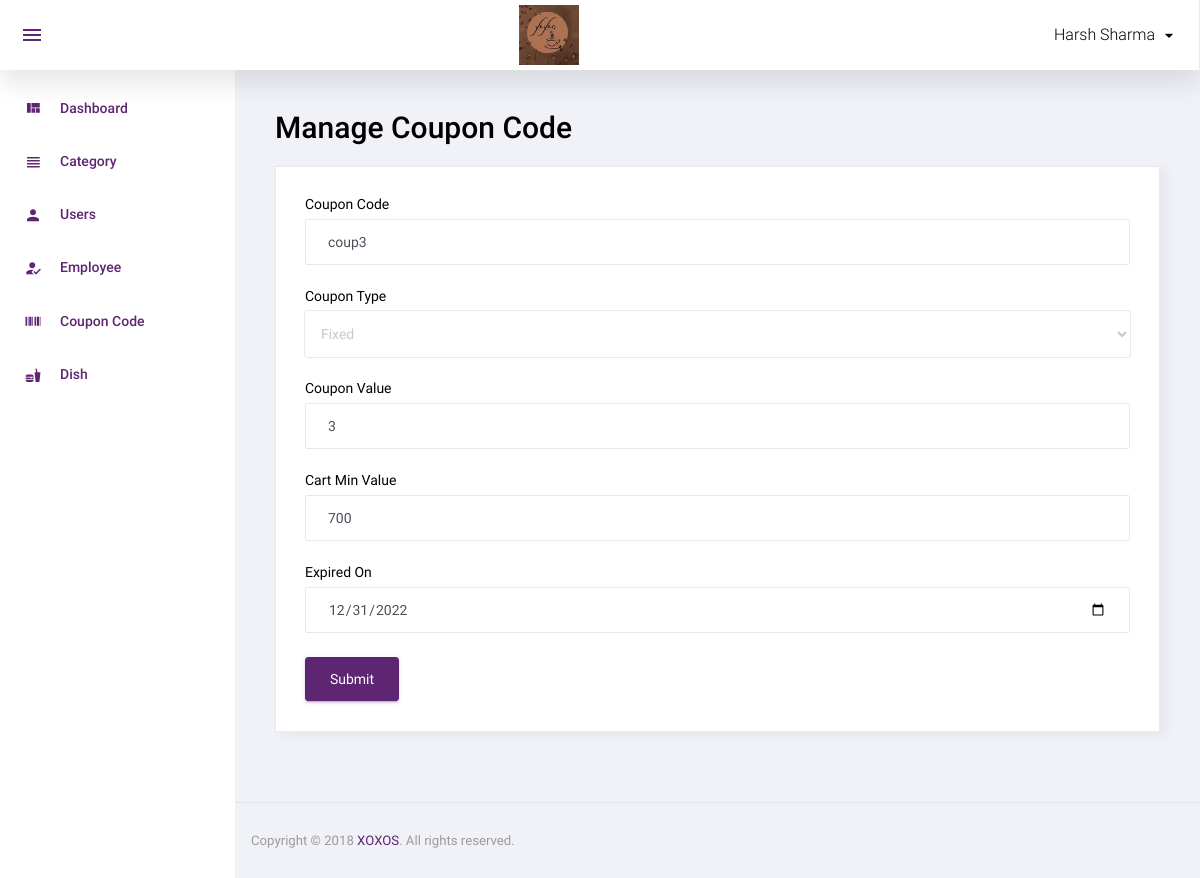
/admin/manage_coupon_code.php?id=3 (signed in), run on the app's committed database.
### tables this page shows
CREATE TABLE `coupon_code` (
  `id` int(11) NOT NULL,
  `coupon_code` varchar(20) NOT NULL,
  `coupon_type` enum('P','F') NOT NULL,
  `coupon_value` int(11) NOT NULL,
  `cart_min_value` int(11) NOT NULL,
  `expired_on` date NOT NULL,
  `status` int(11) NOT NULL,
  `added_on` datetime NOT NULL
);

### function.php (called while the page is built, shortened)
<?php
function get_safe_value($str){
	global $con;
	$str=mysqli_real_escape_string($con,$str);
	return $str;
}
	?>

### admin/manage_coupon_code.php (the view, shortened to what this page needs)
<?php
include('header.php');
$coupon_code="";
$coupon_type="";
$coupon_value="";
$cart_min_value="";
$expired_on="";
if(isset($_GET['id']) && $_GET['id']>0){
	$id=get_safe_value($_GET['id']);
	$row=mysqli_fetch_assoc(mysqli_query($con,"select * from coupon_code where id='$id'"));
	$coupon_code=$row['coupon_code'];
	$coupon_type=$row['coupon_type'];
	$coupon_value=$row['coupon_value'];
	$cart_min_value=$row['cart_min_value'];
	$expired_on=$row['expired_on'];
}
?>
<div class="row">
			<h1 class="grid_title ml10 ml15">Manage Coupon Code</h1>
            <div class="col-12 grid-margin stretch-card">
              <div class="card">
                <div class="card-body">
                  <form class="forms-sample" method="post">
                    <div class="form-group">
                      <label for="exampleInputName1">Coupon Code</label>
                      <input type="text" class="form-control" placeholder="Coupon Code" name="coupon_code" required value="<?php echo $coupon_code?>">
                    </div>
					<div class="form-group">
                      <label for="exampleInputName1">Coupon Type</label>
                      <select name="coupon_type" required class="form-control">
						<?php
						$arr=array('P'=>'Percentage','F'=>'Fixed');
						foreach($arr as $key=>$val){
							if($key==$coupon_type){
								echo "<option value='".$key."' selected>".$val."</option>";
							}else{
								echo "<option value='".$key."'>".$val."</option>";
							}
						}
						?>
					  </select>
                    </div>
                    <div class="form-group">
                      <label for="exampleInputEmail3" required>Coupon Value</label>
                      <input type="textbox" class="form-control" placeholder="Coupon Value" name="coupon_value"  value="<?php echo $coupon_value?>">
                    </div>
					<div class="form-group">
                      <label for="exampleInputEmail3" required>Cart Min Value</label>
                      <input type="textbox" class="form-control" placeholder="Cart Min Value" name="cart_min_value"  value="<?php echo $cart_min_value?>">
                    </div>
					<div class="form-group">
                      <label for="exampleInputEmail3">Expired On</label>
                      <input type="date" class="form-control" placeholder="Expired On" name="expired_on"  value="<?php echo $expired_on?>">
                    </div>
                    <button type="submit" class="btn btn-primary mr-2" name="submit">Submit</button>
                  </form>
                </div>
              </div>
            </div>
		 </div>
<?php include('footer.php');?>

### data on the page
coupon_code: coupon_code "coup3", coupon_type "Fixed", coupon_value "3", cart_min_value "700", expired_on "12/31/2022"

### other printed values
$_SESSION['ADMIN_USER'] "Harsh Sharma"
